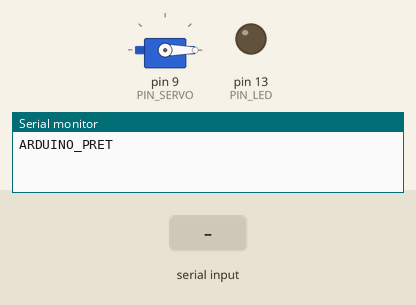
The sketch below on a simulated Arduino Uno, built with avr-gcc and run on an emulated ATmega328P. Parts: servo, output pins drawn as LEDs (lit = HIGH), the last lines printed to the serial monitor. Inputs (shaded band) come from the test bench.

Above: at 1.2 s.
1.3 s: "H" received over Serial
At 2.4 s:
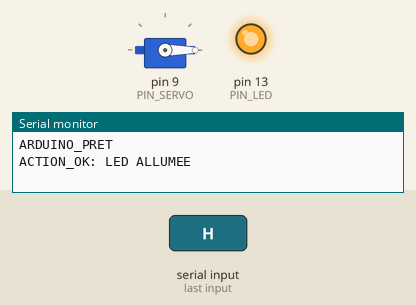
2.8 s: "P" received over Serial
At 3.5 s:
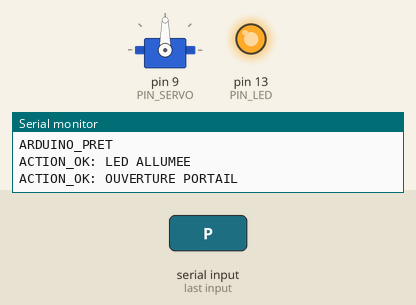
Timing chart, 0 to 7.3 s (numbered marks = the images above; inputs shaded):
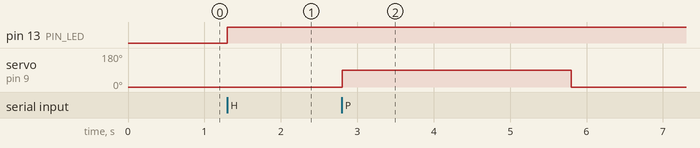

The sketch:

lab_controller.ino
```cpp
#include <Servo.h>

// --- CONFIGURATION DES BROCHES (PINS) ---
const int PIN_SERVO = 9;   // Le servomoteur pour le portail interdimensionnel
const int PIN_LED = 13;    // Une LED témoin pour l'état du labo

Servo monPortail;
char commandeRecue = ' ';

void setup() {
  // Initialisation de la liaison série à la même vitesse que le Raspberry Pi
  Serial.begin(9600);

  // Configuration du matériel
  monPortail.attach(PIN_SERVO);
  pinMode(PIN_LED, OUTPUT);

  // Position initiale du portail (fermé à 0 degré)
  monPortail.write(0);
  digitalWrite(PIN_LED, LOW);

  Serial.println("ARDUINO_PRET");
}

void loop() {
  // Vérifie si des données sont disponibles sur le port série
  if (Serial.available() > 0) {
    commandeRecue = Serial.read();

    // Traitement de la commande reçue
    if (commandeRecue == 'H') {
      digitalWrite(PIN_LED, HIGH);
      Serial.println("ACTION_OK: LED ALLUMEE");
    }
    else if (commandeRecue == 'P') {
      Serial.println("ACTION_OK: OUVERTURE PORTAIL");
      monPortail.write(90);  // Ouvre le portail
      delay(3000);           // Laisse ouvert 3 secondes
      monPortail.write(0);   // Referme le portail
      Serial.println("ACTION_OK: FERMETURE PORTAIL");
    }
  }
}
```

Measured:
- after the input at 1.3 s, pin 13 (PIN_LED): LOW → HIGH at once
- after the input at 2.8 s, servo on pin 9 (PIN_SERVO): 0° → 90° at once, → 0° 3.0 s later
